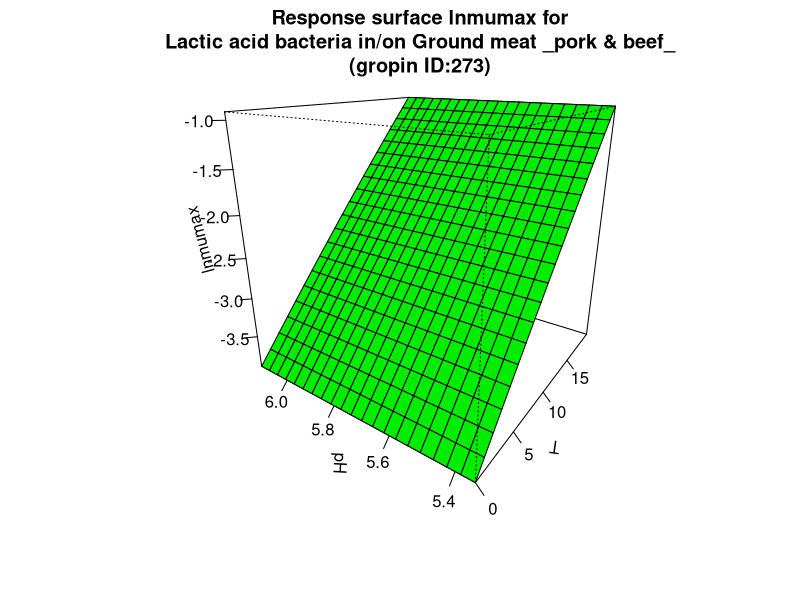

Reproduce this figure in R.
#############################
# start of Parameter script
#############################
T <- seq(0,19.98001998002,length.out=21)
pH <- seq(5.34534,6.12387612387612,length.out=21)
#############################
# end of Parameter script
#############################
############################# 
# start of Model script Gropin ID 273 
#############################
 
# constant coefficients for this model
mref <- 0.02
dm <- 0
Ea <- 99.6
 
variables <- data.frame(T,pH)
argumentsPar <- expand.grid(variables)
 
# heart of the model
response_surface <- function(T,pH) {
   mumax <-(log(mref)-dm*(5.7-pH)-(Ea/0.00831)*((1/(T+273))-(1/273)))

return(mumax=mumax)
} 

# output parameters
responseSurface <- cbind(argumentsPar,response_surface(argumentsPar['T'],argumentsPar['pH']))
colnames(responseSurface) <- c(colnames(argumentsPar),'lnmumax')
#############################
# End of Model script
#############################
############################# 
# start of Visualisation script Gropin ID 273 
#############################
persp(T,pH,matrix(unlist(responseSurface$'lnmumax'),nrow=21),col = 'green',xlab='T',ylab='pH',zlab='lnmumax',main='Response surface lnmumax for
Lactic acid bacteria in/on Ground meat _pork & beef_
(gropin ID:273)',theta=305,phi=20,shade=0.25,ticktype = 'detailed')
#############################
# End of Visualisation script
#############################
